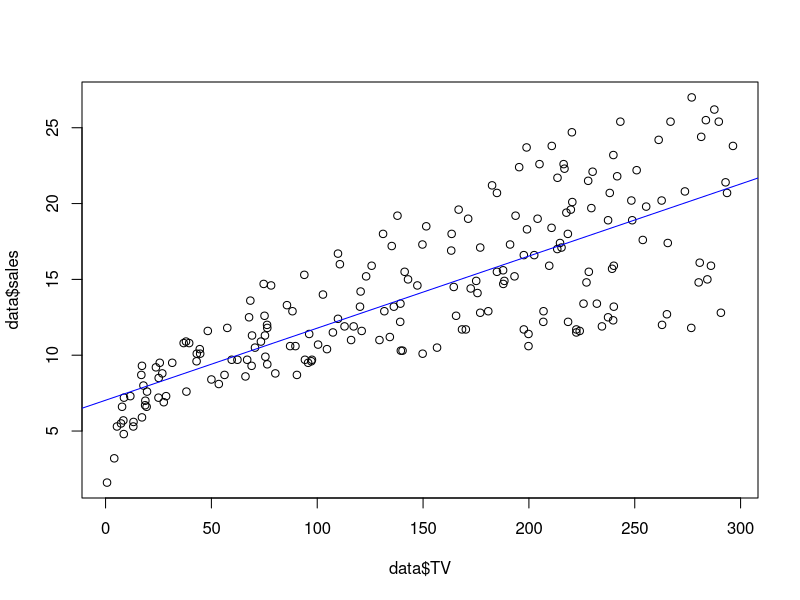
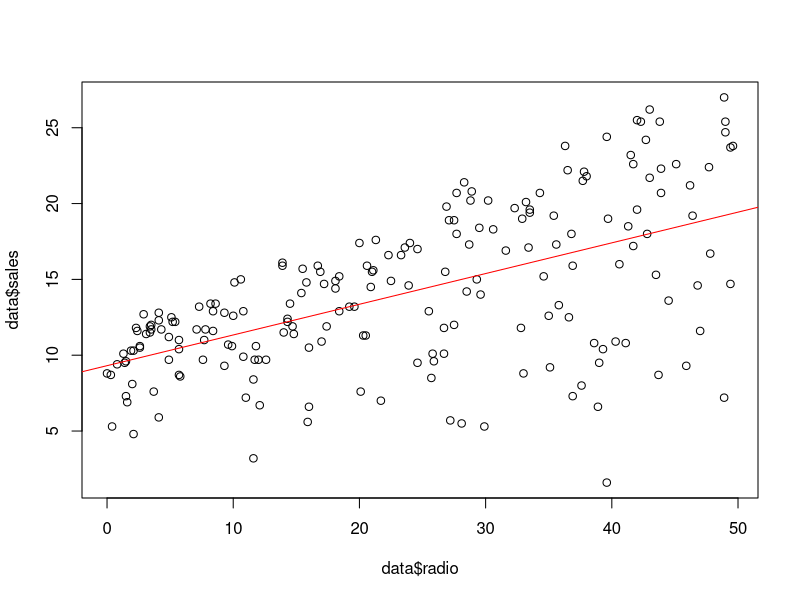
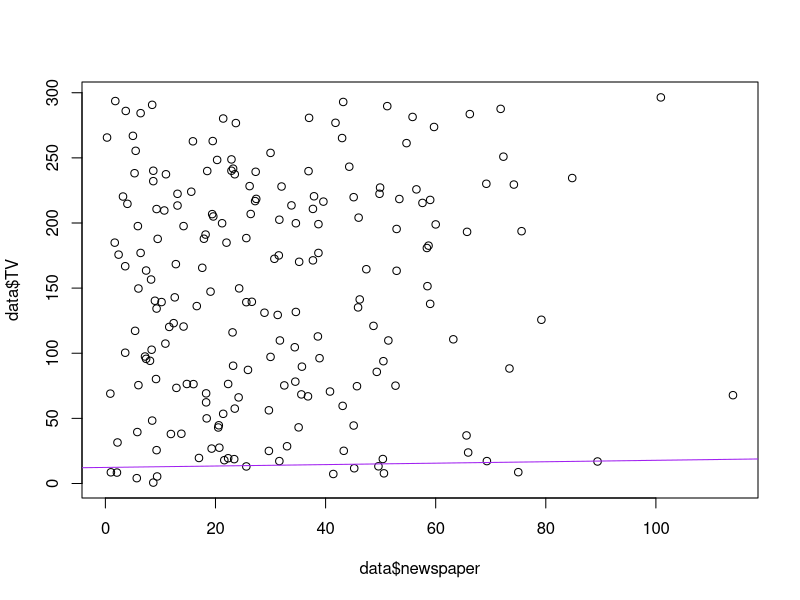
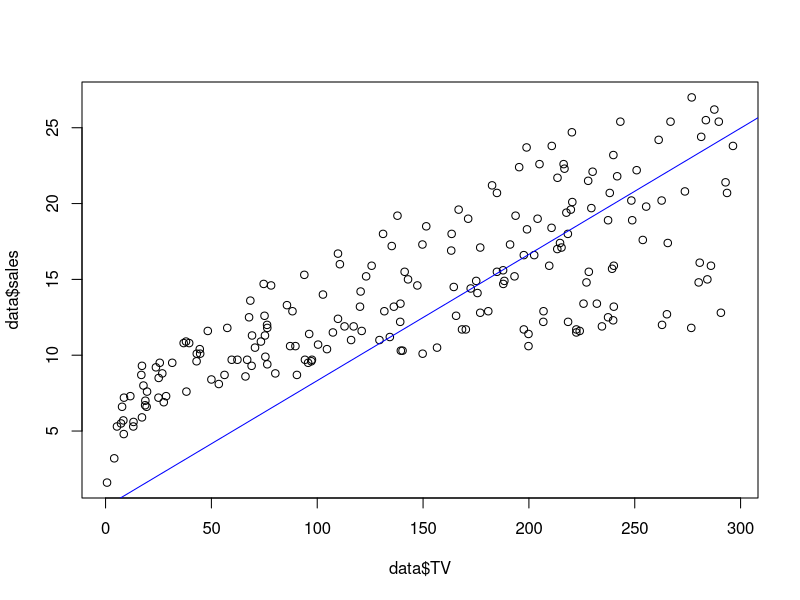
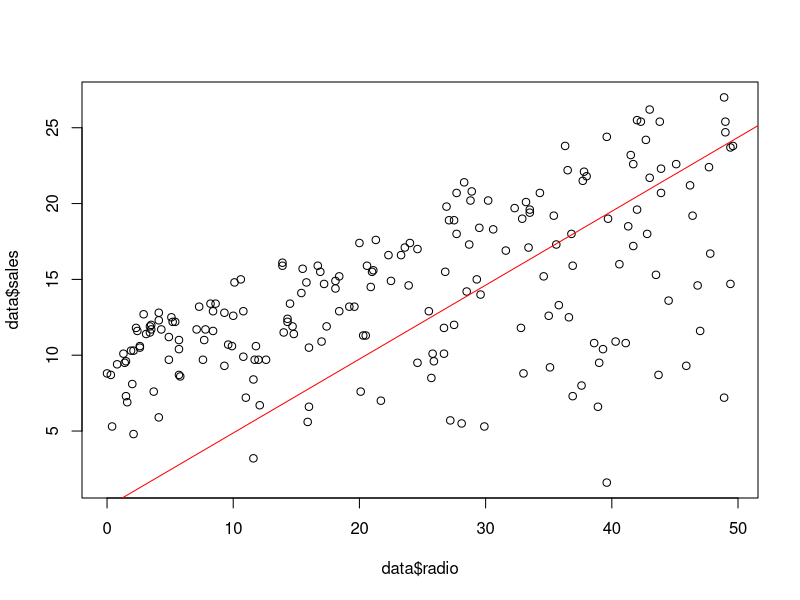
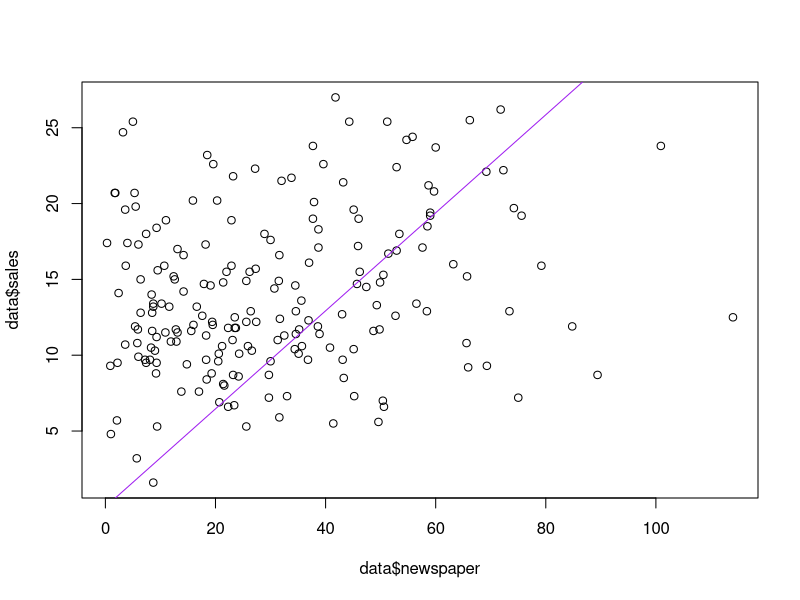

Recreate these plots in R, in order. (Note: this script raises an error after producing the figures.)
print('Hello world')
data = read.csv('Advertising.csv')

tv_model = lm(sales~data$TV, data = data)
radio_model = lm(sales~radio, data = data)
newspaper_model = lm(sales~newspaper, data = data)

plot(data$TV, data$sales)
abline(tv_model, col = 'blue')

plot(data$radio, data$sales)
abline(radio_model, col = 'red')

plot(data$newspaper, data$TV)
abline(newspaper_model, col = 'purple')

# Force R to ignore beta-0 and only predict beta-1
tv_model_2 = lm(sales~0+TV, data = data)
radio_model_2 = lm(sales~0+radio, data = data)
newspaper_model_2 = lm(sales~0+newspaper, data = data)

# predict(radio_model, 23)

plot(data$TV, data$sales)
abline(tv_model_2, col = 'blue')

plot(data$radio, data$sales)
abline(radio_model_2, col = 'red')

plot(data$newspaper, data$sales)
abline(newspaper_model_2, col = 'purple')

# For loops are weird
for (i in 1:10) {
  if (i %% 2 == 0) {
    print(i)
  }
}

for (i in 0:10) {
  j <- i + 2
  print(j)
}
  
for (i in seq(1, 10, 3)) {
  print(i)
}

print(T == TRUE)
print(F == FALSE)

x = 5
print('x is ' + x)
x <- 5

print(x + 1)

# wow, there's even a prefix notation for binary operators
`<-`(x, 10)
print(x)

# string concatenation, space separator is added automatically
print(paste('hello', 'world'))

# length of strings
nchar('wow')
wow = 'wow'
wow[1] # string indexing doesn't work as expected
toupper(wow)
paste(wow, 3923.23i) # concating imaginary numbers to a str
.wow = 'wOw' # hidden variables
.wow == wow
